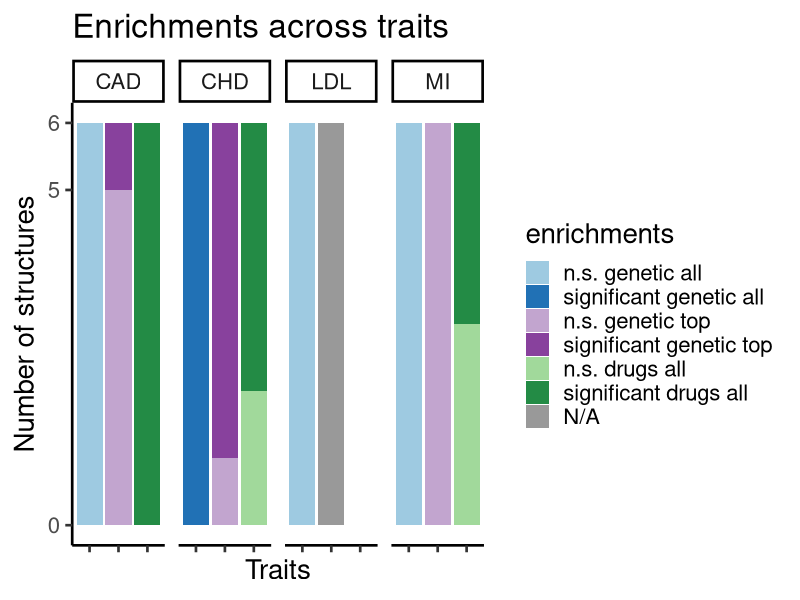

Write the R code that produced this figure.
## ---- chunk 1
library(ggplot2)
## ---- chunk 2
mydata <- read.csv("Enrichments_barplot_pcw6.5_nr8.csv", sep = ";")
## ---- chunk 3
enrichments <- mydata$Enrichment
trait <- mydata$Trait
number_of_structures <- as.numeric(mydata$Structures)
geneset <- mydata$Gene.set
factor_lvl <- 1:length(mydata[,1])
## ---- chunk 4
enrichments <- factor(enrichments, levels = rev(unique(enrichments)))
geneset <- factor(geneset, levels = unique(geneset))
trait <- factor(trait, levels = unique(trait))

## ---- chunk 5
# creating data frame 
enriched_proportions <- data.frame(number_of_structures,trait,enrichments,geneset,factor_lvl)

## ---- chunk 6
p1 <-   ggplot(enriched_proportions, aes(x=geneset, y=number_of_structures, fill = enrichments)) +
    geom_bar(stat="identity", position = "stack") +
    scale_y_continuous(breaks = c(0,5,6)) + #,limits = c(0,20)) +
    #geom_text(size = 6, position = position_stack(vjust = 0.75),aes(label = number_of_structures)) +
    facet_wrap(~ trait, ncol = 12) +
    labs(title="Enrichments across traits") +
    xlab("Traits") +
    ylab("Number of structures") +
    theme_classic(base_size = 20) +
    theme(axis.text.x=element_blank()) +
    scale_fill_manual(values=c("grey60","#238B45", "#A1D99B","#88419D","#C2A5CF","#2171B5","#9ECAE1")) +
    #coord_flip() +
    guides(fill = guide_legend(reverse = T))

p1
## ---- chunk 7
sessionInfo()
